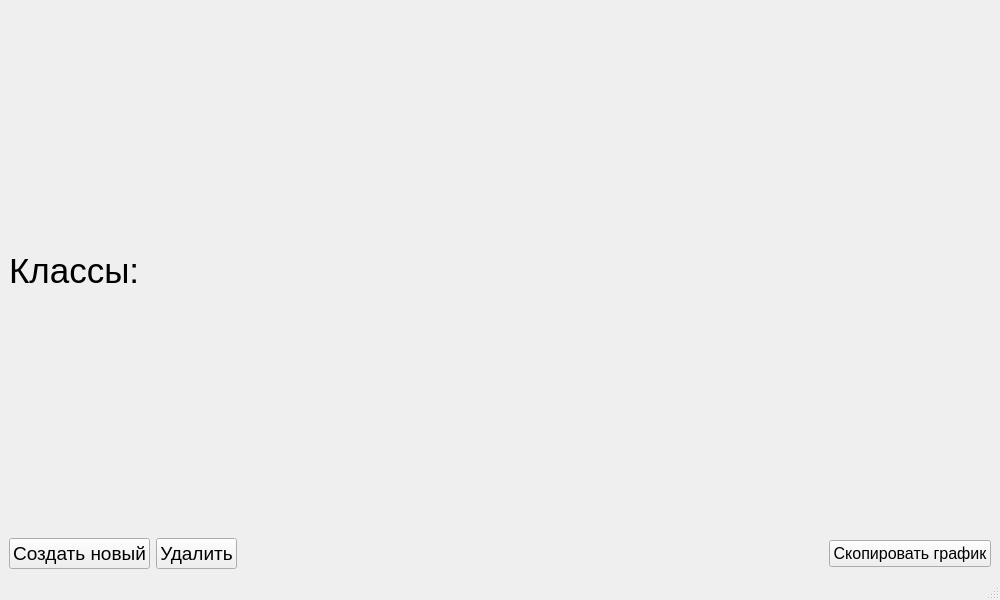
<?xml version="1.0" encoding="UTF-8"?>
<ui version="4.0">
 <class>MainMenu</class>
 <widget class="QMainWindow" name="MainMenu">
  <property name="geometry">
   <rect>
    <x>0</x>
    <y>0</y>
    <width>1000</width>
    <height>600</height>
   </rect>
  </property>
  <property name="windowTitle">
   <string>Калькулятор физ. подготовки - LeoMur</string>
  </property>
  <property name="windowIcon">
   <iconset resource="resource.qrc">
    <normaloff>:/new/PE_Calc.ico</normaloff>:/new/PE_Calc.ico</iconset>
  </property>
  <property name="windowOpacity">
   <double>1.000000000000000</double>
  </property>
  <widget class="QWidget" name="centralwidget">
   <layout class="QHBoxLayout" name="horizontalLayout_2">
    <item>
     <layout class="QVBoxLayout" name="verticalLayout_2">
      <item>
       <widget class="QLabel" name="label">
        <property name="sizePolicy">
         <sizepolicy hsizetype="Preferred" vsizetype="Minimum">
          <horstretch>0</horstretch>
          <verstretch>0</verstretch>
         </sizepolicy>
        </property>
        <property name="font">
         <font>
          <pointsize>26</pointsize>
         </font>
        </property>
        <property name="text">
         <string>Классы:</string>
        </property>
       </widget>
      </item>
      <item>
       <layout class="QGridLayout" name="gridLayout"/>
      </item>
      <item>
       <widget class="QPushButton" name="pushButton">
        <property name="font">
         <font>
          <pointsize>14</pointsize>
         </font>
        </property>
        <property name="toolTip">
         <string>Добаыить класс</string>
        </property>
        <property name="text">
         <string>Создать новый</string>
        </property>
       </widget>
      </item>
     </layout>
    </item>
    <item>
     <layout class="QVBoxLayout" name="verticalLayout">
      <item>
       <widget class="QLabel" name="label_2">
        <property name="sizePolicy">
         <sizepolicy hsizetype="Preferred" vsizetype="Expanding">
          <horstretch>0</horstretch>
          <verstretch>0</verstretch>
         </sizepolicy>
        </property>
        <property name="font">
         <font>
          <pointsize>72</pointsize>
         </font>
        </property>
        <property name="text">
         <string/>
        </property>
       </widget>
      </item>
      <item>
       <layout class="QHBoxLayout" name="horizontalLayout">
        <item>
         <widget class="QPushButton" name="pushButton_2">
          <property name="font">
           <font>
            <pointsize>14</pointsize>
           </font>
          </property>
          <property name="toolTip">
           <string>Удалить выбранный элемент</string>
          </property>
          <property name="text">
           <string>Удалить</string>
          </property>
          <property name="shortcut">
           <string>Del</string>
          </property>
         </widget>
        </item>
        <item>
         <widget class="QLabel" name="unit_fit_lbl">
          <property name="sizePolicy">
           <sizepolicy hsizetype="Expanding" vsizetype="Fixed">
            <horstretch>0</horstretch>
            <verstretch>0</verstretch>
           </sizepolicy>
          </property>
          <property name="font">
           <font>
            <pointsize>14</pointsize>
            <italic>true</italic>
           </font>
          </property>
          <property name="text">
           <string/>
          </property>
         </widget>
        </item>
        <item>
         <widget class="QPushButton" name="pushButton_7">
          <property name="font">
           <font>
            <pointsize>12</pointsize>
           </font>
          </property>
          <property name="toolTip">
           <string>График будет скопирован в буфер обмена</string>
          </property>
          <property name="text">
           <string>Скопировать график</string>
          </property>
         </widget>
        </item>
       </layout>
      </item>
     </layout>
    </item>
   </layout>
   <zorder></zorder>
  </widget>
  <widget class="QMenuBar" name="menubar">
   <property name="geometry">
    <rect>
     <x>0</x>
     <y>0</y>
     <width>1000</width>
     <height>21</height>
    </rect>
   </property>
  </widget>
  <widget class="QStatusBar" name="statusbar"/>
 </widget>
 <resources>
  <include location="resource.qrc"/>
 </resources>
 <connections/>
</ui>
